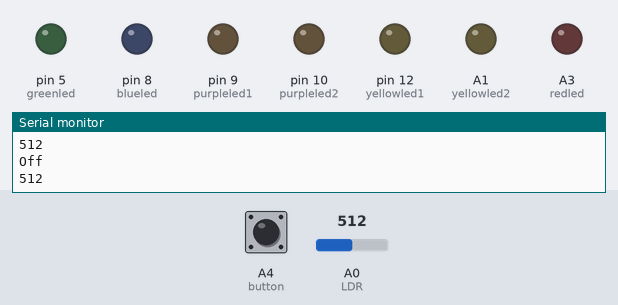
The sketch below on a simulated Arduino Uno, built with avr-gcc and run on an emulated ATmega328P. Shown: output pins drawn as LEDs (lit = HIGH), the last lines printed to the serial monitor. Inputs (shaded band) come from the test bench; at power-on: A4 (button) LOW, A0 (LDR) = 512.

Above: at 1.2 s.
1.3 s: A4 (button) pulled HIGH for 1 s
At 2.27 s:
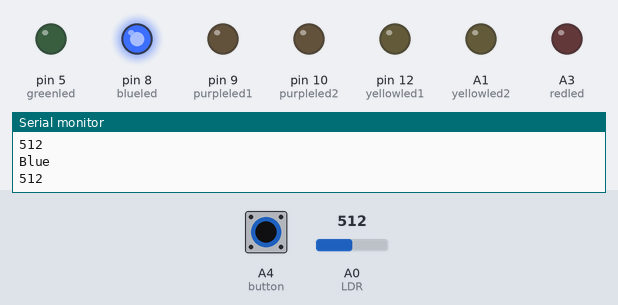
3.9 s: A4 (button) pulled HIGH for 3.2 s
At 4.4 s:
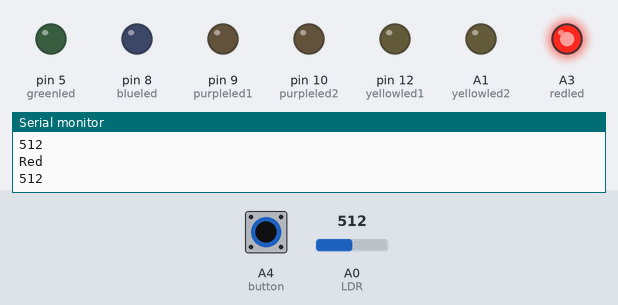
Timing chart, 0 to 8.8 s (numbered marks = the images above; inputs shaded):
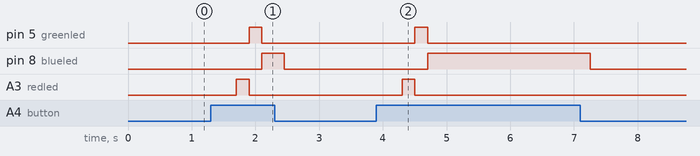

Measured:
- after the input at 1.3 s, pin 5 (greenled): LOW → HIGH after 0.60 s, → LOW 0.20 s later; pin 8 (blueled): LOW → HIGH after 0.80 s, → LOW 0.35 s later; A3 (redled): LOW → HIGH after 0.40 s, → LOW 0.20 s later
- after the input at 3.9 s, pin 5 (greenled): LOW → HIGH after 0.60 s, → LOW 0.20 s later; pin 8 (blueled): LOW → HIGH after 0.80 s, → LOW 2.6 s later; A3 (redled): LOW → HIGH after 0.40 s, → LOW 0.20 s later

The sketch:

LDR.ino
```cpp
/*
Sample code will only turn Red Led on when photocell is covered.
Modify the code so that it will cycle R-G-B under low light.
*/


int redled = A3;
int greenled = 5;
int blueled = 8;
int purpleled1 = 9;
int purpleled2 = 10;
int yellowled1 = 12;
int yellowled2 = A1;
int button = A4;
int buttonstate;
int toggle = 0;

int LDR = 0;
int Light;

// the setup routine runs once when you press reset:
void setup() {
// initialize the digital pin as an output.
  pinMode(redled, OUTPUT);
  pinMode(greenled, OUTPUT);
  pinMode(blueled, OUTPUT);
  pinMode(purpleled1, OUTPUT);
  pinMode(purpleled2, OUTPUT);
  pinMode(yellowled1, OUTPUT);
  pinMode(yellowled2, OUTPUT);
  pinMode(LDR, INPUT);
  pinMode(button, INPUT);


  Serial.begin(9600);
}

// the loop routine runs over and over again forever:
void loop() {

  Light = analogRead(LDR);
  Serial.println(Light);

  buttonstate = digitalRead(button);

    if (buttonstate == HIGH)
  {
  delay(200);
  toggle = toggle + 1;
  }
  else if (toggle > 4)
  {
    delay(150);
    toggle = 0;

  }
  else{}


  switch (toggle) {


    case 0:    // Off
    Serial.println("Off");
  {
    digitalWrite(redled, LOW);   // turn the LED on (HIGH is the voltage level)
      digitalWrite(greenled, LOW);
      digitalWrite(blueled, LOW);
      digitalWrite(purpleled1, LOW);
      digitalWrite(purpleled2, LOW);
      digitalWrite(yellowled1, LOW);
      digitalWrite(yellowled2, LOW);
  }
  break;

      case 2:    // Red
    Serial.println("Red");
  {
    digitalWrite(redled, HIGH);   // turn the LED on (HIGH is the voltage level)
      digitalWrite(greenled, LOW);
      digitalWrite(blueled, LOW);
      digitalWrite(purpleled1, LOW);
      digitalWrite(purpleled2, LOW);
      digitalWrite(yellowled1, LOW);
      digitalWrite(yellowled2, LOW);
  }
  break;

        case 3:    // Green
    Serial.println("Green");
  {
    digitalWrite(redled, LOW);   // turn the LED on (HIGH is the voltage level)
      digitalWrite(greenled, HIGH);
      digitalWrite(blueled, LOW);
      digitalWrite(purpleled1, LOW);
      digitalWrite(purpleled2, LOW);
      digitalWrite(yellowled1, LOW);
      digitalWrite(yellowled2, LOW);
  }
  break;

        case 4:    // Blue
    Serial.println("Blue");
  {
    digitalWrite(redled, LOW);   // turn the LED on (HIGH is the voltage level)
      digitalWrite(greenled, LOW);
      digitalWrite(blueled, HIGH);
      digitalWrite(purpleled1, LOW);
      digitalWrite(purpleled2, LOW);
      digitalWrite(yellowled1, LOW);
      digitalWrite(yellowled2, LOW);
  }
  break;


  }
}
```
